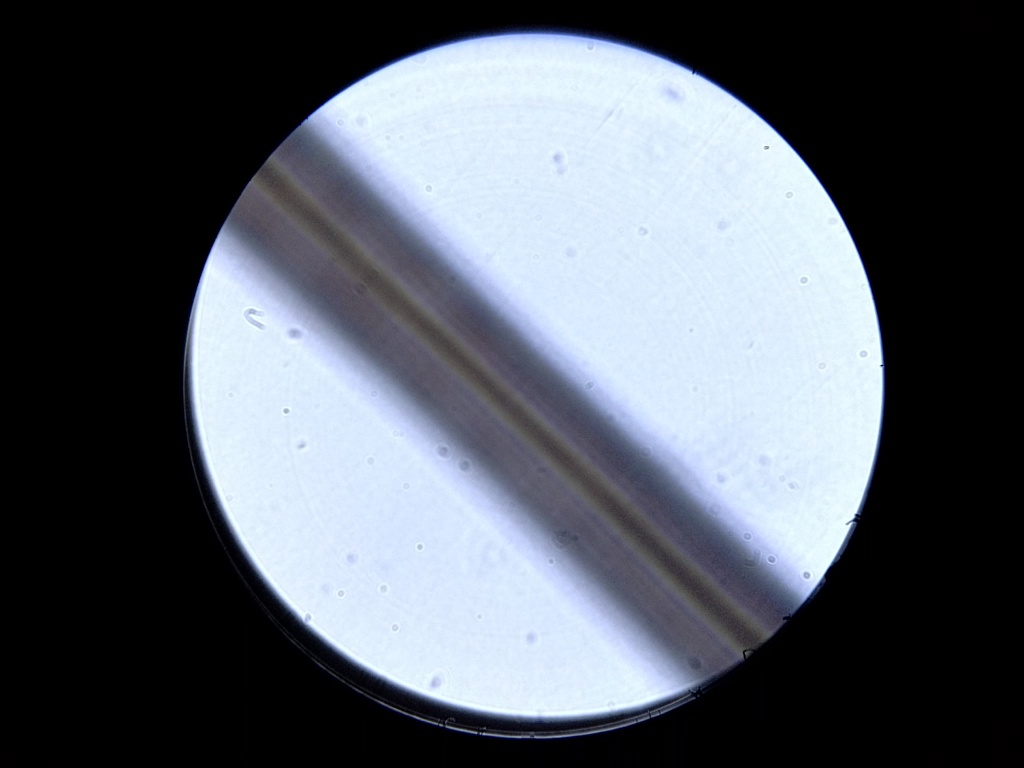
#> input picture datasets/Human Hair/frame54.jpg, 1024 x 768 px; its folder holds only this picture in this run
$ python -i focus_map_getters.py   (imports and definitions only)
#> lines starting #> are read from the running program, lines starting #| are printed output that depends on the picture
import cv2 as cv
import numpy as np

import experiments.objective_functions as of
from experiments.apply_binarization import get_mask


def get_focus_in_pixel(grayscale_img, mask, comprehensive_mask,
                       x, y, window_size, focus_operator, is_focus_window_masked=True):
    half_window_size = (window_size - 1) // 2

    lower_x = max(0, x - half_window_size)
    upper_x = min(grayscale_img.shape[1], x + half_window_size) + 1
    lower_y = max(0, y - half_window_size)
    upper_y = min(grayscale_img.shape[0], y + half_window_size) + 1

    window = np.zeros((window_size, window_size), np.uint8)
    window = window + np.mean(
        grayscale_img[lower_y:upper_y, lower_x:upper_x][mask[lower_y:upper_y, lower_x:upper_x] == 255])

    np.putmask(window, comprehensive_mask[y:(y + window_size), x:(x + window_size)] == 255,
               grayscale_img[lower_y:upper_y, lower_x:upper_x])
    if is_focus_window_masked:
        return focus_operator(window)
    else:
        return focus_operator(grayscale_img[lower_y:upper_y, lower_x:upper_x])


def get_image_focus_map(img, erosion_dilation_kernel_size=5, iterations_of_erosion_dilation=6,
                        global_black_background_threshold=2, focus_operator_window_size=11, focus_operator=of.LAPM,
                        is_focus_window_masked=True):
    grayscale_img = cv.cvtColor(img, cv.COLOR_RGB2GRAY)
    mask = get_mask(grayscale_img, global_black_background_threshold)
    kernel = np.ones((erosion_dilation_kernel_size, erosion_dilation_kernel_size), np.uint8)
    erosion = cv.erode(mask, kernel, iterations=iterations_of_erosion_dilation)
    dilation = cv.dilate(erosion, kernel, iterations=iterations_of_erosion_dilation)
    mask = dilation

    raw_mask = mask.reshape(-1, 2)

    focus_map = np.zeros((grayscale_img.shape[0], grayscale_img.shape[1]), np.uint8)
    window_size = focus_operator_window_size

    # comprehensive mask is needed to process image's close-to-bounds pixels
    comprehensive_mask = np.zeros((img.shape[0] + window_size, img.shape[1] + window_size), np.uint8)
    half_window_size = (window_size - 1) // 2
    comprehensive_mask[half_window_size:(img.shape[0] + half_window_size),
        half_window_size:(img.shape[1] + half_window_size)] = mask

    for (y, x) in np.array(np.where(mask == 255)).transpose().reshape(-1, 2):
        focus_map[y, x] = get_focus_in_pixel(grayscale_img, mask, comprehensive_mask,
                                             x, y, window_size, focus_operator, is_focus_window_masked)
    focus_map = focus_map / np.amax(focus_map) * 255
    return focus_map


def get_stack_focus_maps(img_array, erosion_dilation_kernel_size=5, iterations_of_erosion_dilation=6,
                         global_black_background_threshold=2, focus_operator_window_size=11, focus_operator=of.LAPM):
    resulting_focus_map_stack = []
    for i in range(0, len(img_array)):
        img = img_array[i]
        resulting_focus_map_stack.append(get_image_focus_map(
            img, erosion_dilation_kernel_size, iterations_of_erosion_dilation,
            global_black_background_threshold, focus_operator_window_size, focus_operator
        ))
    return resulting_focus_map_stack

>>> import cv2
>>> picture = cv2.cvtColor(cv2.imread('../datasets/Human Hair/frame54.jpg'), cv2.COLOR_BGR2RGB)
>>> result = get_image_focus_map(picture)
#> in get_image_focus_map, `grayscale_img = cv.cvtColor(img, cv.COLOR_RGB2GRAY)`:
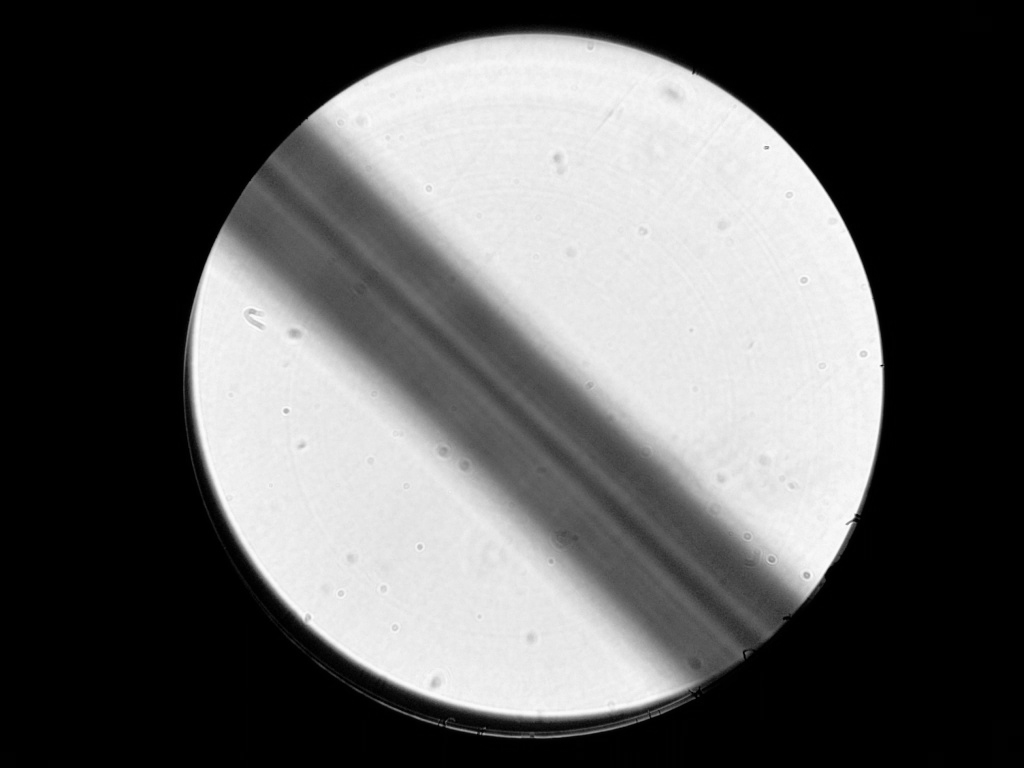
#> grayscale_img: shape (768, 1024); min 0, max 252, mean 93.2
#> (the run stopped early here; a loop or call above may not have finished)
